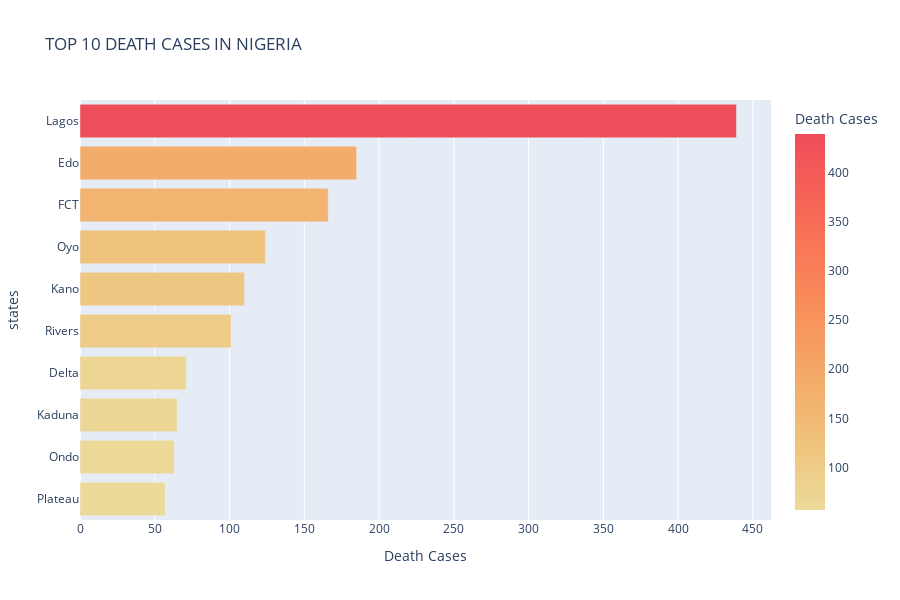

Notebook cell for this chart:
### Markdown cell above
## TOP 10 DEATH CASES IN NIGERIA

### Code cell
#Assigning to 10 death cases to a dataframe
top3 = ncdc_covid19_data.nlargest(10, "Death Cases").sort_values("Death Cases", ascending=True)

#Creating plot
fig3 = px.bar(top3, x = 'Death Cases', y = "states", height = 600, color = 'Death Cases', orientation = 'h', color_continuous_scale = 'oryel', title = 'TOP 10 DEATH CASES IN NIGERIA')

#Showing plot
fig3.show()

### Figure 1 — Plotly figure (JSON) as saved in the notebook; plotly's stock layout.template omitted (floating-point values rounded to 4 significant figures)
{"data": [{"alignmentgroup": "True", "hovertemplate": "Death Cases=%{marker.color}<br>states=%{y}<extra></extra>", "legendgroup": "", "marker": {"color": [57, 63, 65, 71, 101, 110, 124, 166, 185, 439], "coloraxis": "coloraxis"}, "name": "", "offsetgroup": "", "orientation": "h", "showlegend": false, "textposition": "auto", "type": "bar", "x": [57, 63, 65, 71, 101, 110, 124, 166, 185, 439], "xaxis": "x", "y": ["Plateau", "Ondo", "Kaduna", "Delta", "Rivers", "Kano", "Oyo", "FCT", "Edo", "Lagos"], "yaxis": "y"}], "layout": {"barmode": "relative", "coloraxis": {"colorbar": {"title": {"text": "Death Cases"}}, "colorscale": [[0, "rgb(236, 218, 154)"], [0.1667, "rgb(239, 196, 126)"], [0.3333, "rgb(243, 173, 106)"], [0.5, "rgb(247, 148, 93)"], [0.6667, "rgb(249, 123, 87)"], [0.8333, "rgb(246, 99, 86)"], [1, "rgb(238, 77, 90)"]]}, "height": 600, "legend": {"tracegroupgap": 0}, "title": {"text": "TOP 10 DEATH CASES IN NIGERIA"}, "xaxis": {"anchor": "y", "domain": [0, 1], "title": {"text": "Death Cases"}}, "yaxis": {"anchor": "x", "domain": [0, 1], "title": {"text": "states"}}}}
